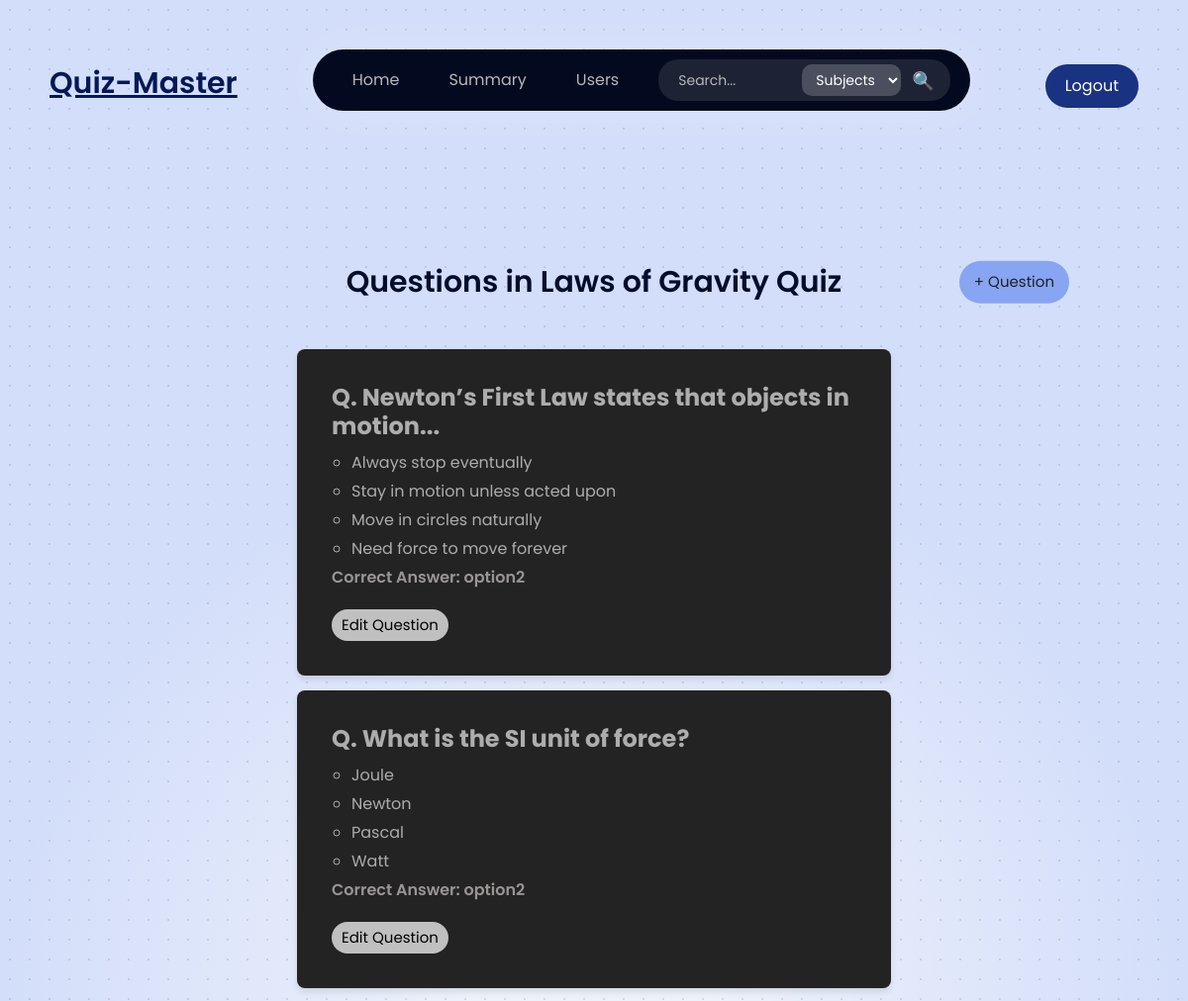
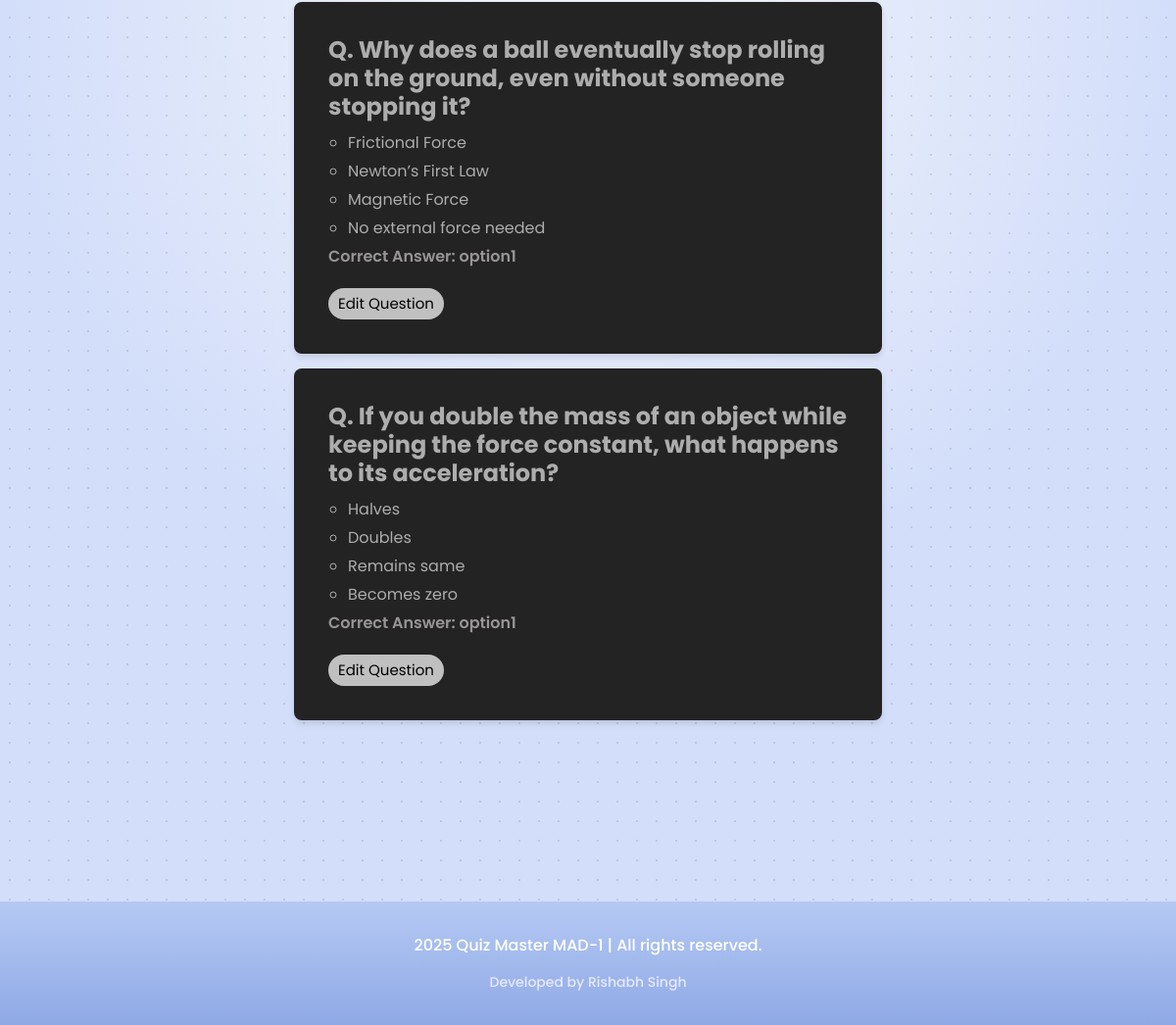
Screenshot of /admin/subjects/7/quiz_questions with the database file from the repository (2 pictures, top to bottom).
### models/models.py (models this page shows)
class Quiz(db.Model):
    __tablename__ = 'quizzes'
    id = db.Column(db.Integer, primary_key=True)
    subject_id = db.Column(db.Integer, db.ForeignKey('subjects.id'), nullable=False)
    chapter_id = db.Column(db.Integer, db.ForeignKey('chapters.id'), nullable=False)
    date_of_quiz = db.Column(db.Date, nullable=False)
    time_duration = db.Column(db.Integer, nullable=False)
    remarks = db.Column(db.Text, nullable=True)

class Question(db.Model):
    __tablename__ = 'questions'
    ques_id = db.Column(db.Integer, primary_key=True)
    qz_id = db.Column(db.Integer, db.ForeignKey('quizzes.id'), nullable=False)
    question_text = db.Column(db.Text, nullable=False)
    option1 = db.Column(db.String(100), nullable=False)
    option2 = db.Column(db.String(100), nullable=False)
    option3 = db.Column(db.String(100), nullable=False)
    option4 = db.Column(db.String(100), nullable=False)
    correct_option = db.Column(db.String(100), nullable=False)

### app.py (the view)
@app.route('/admin/subjects/<int:quiz_id>/quiz_questions', methods=['GET', 'POST','UPDATE'])
def quiz_questions(quiz_id):
    questions = Question.query.filter_by(qz_id=quiz_id).all()
    quiz = Quiz.query.get(quiz_id)
    if not quiz:
        return "Quiz not found", 404
    return render_template(
        'quiz_questions.html',
        questions=questions,
        q_id=quiz.id,
        quiz=quiz,
        subject_id=quiz.subject_id
    )

### templates/quiz_questions.html (shortened to what this page needs)
<!DOCTYPE html>
<html lang="en">
<head>
    <link rel="stylesheet" href="{{ url_for('static', filename='styles.css') }}">
</head>
<body class="page_look">
    {% include 'navbar.html' %}
    <div style="display: flex; justify-content: center; align-items: center; margin-top: 5px; position: relative;">
        <h1 style="margin: 0;font-size: 30px; color: #020d2c; font-weight: 600; text-align: center;">
            Questions in {{quiz.remarks}} Quiz
        </h1>
        <a href="{{ url_for('add_questions', subject_id=subject_id, qz_id=q_id) }}"
            style="position: absolute; right: 10%; top: 50%; transform: translateY(-50%);">
            <button type="button" class="add-quiz-btn" style="font-weight: 400; font-size: 15px;">
                + Question
            </button>
        </a>
    </div>
    {% if questions %}
    <ul class="question-list">
        {% for question in questions %}
        <li class="question-card">
            <h4>Q. {{ question.question_text }}</h4>
            <ul>
                <li>{{ question.option1 }}</li>
                <li>{{ question.option2 }}</li>
                <li>{{ question.option3 }}</li>
                <li>{{ question.option4 }}</li>
            </ul>
            <p>Correct Answer: {{ question.correct_option }}</p>
            <a href="{{ url_for('redirect_edit_question', quiz_id=q_id, ques_id=question.ques_id) }}">
                <button type="button"
                    style="background-color: #c0c0c0; margin-top: 10px; color: rgb(0, 0, 0); border: none; font-size: 15px; padding: 5px 10px; border-radius: 35px; cursor: pointer;">
                    Edit Question
                </button>
            </a>
        </li>
        {% endfor %}
    </ul>
    {% else %}
    <p style="color: #1a233a; text-align: center; margin-top: 25px;">No questions available for this quiz.</p>
    {% endif %}
    {%if questions%}
    {%include 'footer.html'%}
    {%endif%}
</body>
</html>

### static/styles.css (style rules this page uses)
.page_look { background: radial-gradient(circle, rgba(0, 0, 0, 0.1) 1px, transparent 1px) 0 0 / 20px 20px, radial-gradient(circle, #edf1fa 10%, #d3defa 50%); font-family: 'Poppins', sans-serif; margin: 0; padding: 0; }
.add-quiz-btn { background-color: #87a5f2; color: rgb(33, 33, 33); border: none; padding: 10px 15px; font-size: 16px; border-radius: 25px; cursor: pointer; transition: background-color 0.3s ease; }

### templates/quiz_questions.html (style rules this page uses)
body { font-family: Arial, sans-serif; margin: 0; padding: 0; display: flex; flex-direction: column; }
h1 { margin-top: 50px; font-size: 2rem; text-align: center; }
.question-list { width: 50%; margin: 20px auto; padding: 0; list-style-type: none; margin-top: 50px; }
.question-card { background-color: #232323; border: 0px solid #ddd; border-radius: 8px; padding: 35px; margin-bottom: 15px; box-shadow: 0px 4px 6px rgba(0, 0, 0, 0.1); }
.question-card h4 { margin: 0 0 10px 0; color: rgb(173, 173, 173); font-weight: bold; }
.question-card p { margin: 0 0 10px 0; color: rgb(153, 149, 149); font-weight: 550; }
.question-card ul { padding-left: 20px; }
.question-card li { margin-bottom: 5px; color: rgb(173, 173, 173); }
.add-quiz-btn { background-color: #2f4e9d; color: white; border: none; padding: 10px 15px; font-size: 16px; border-radius: 25px; cursor: pointer; transition: background-color 0.3s ease; }

### rows the page displays
Quiz: remarks "Laws of Gravity"
Question: question_text "Newton’s First Law states that objects in motion...", option1 "Always stop eventually", option2 "Stay in motion unless acted upon", option3 "Move in circles naturally", option4 "Need force to move forever", correct_option "option2"
Question: question_text "What is the SI unit of force?", option1 "Joule", option2 "Newton", option3 "Pascal", option4 "Watt", correct_option "option2"
Question: question_text "Why does a ball eventually stop rolling on the ground, even without someone stopping it?", option1 "Frictional Force", option2 "Newton’s First Law", option3 "Magnetic Force", option4 "No external force needed", correct_option "option1"
Question: question_text "If you double the mass of an object while keeping the force constant, what happens to its acceleration?", option1 "Halves", option2 "Doubles", option3 "Remains same", option4 "Becomes zero", correct_option "option1"
